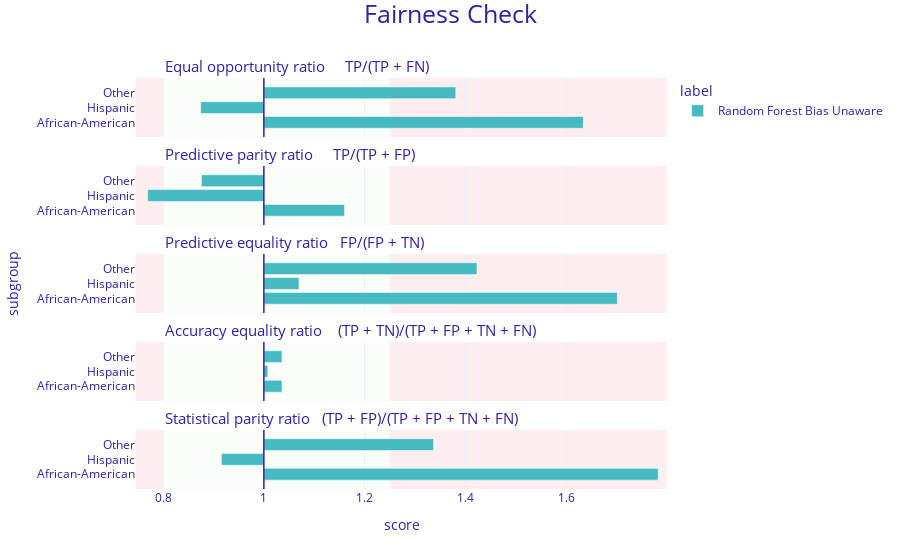

The code cell stored with this chart in its notebook:
### Code cell
mf_tree.plot()  # Same numbers from the fairness_check in a plot

### Figure 1 — Plotly figure (JSON) as saved in the notebook; plotly's stock layout.template omitted (floating-point values rounded to 4 significant figures)
{"data": [{"alignmentgroup": "True", "customdata": [["African-American", 1.634, "Random Forest Bias Unaware"], ["Hispanic", 0.875, "Random Forest Bias Unaware"], ["Other", 1.381, "Random Forest Bias Unaware"]], "hovertemplate": "<b>%{customdata[2]}</b><br>Subgroup: %{customdata[0]}<br>Score: %{customdata[1]}<br><extra></extra>", "legendgroup": "Random Forest Bias Unaware", "marker": {"color": "#46bac2", "pattern": {"shape": ""}}, "name": "Random Forest Bias Unaware", "offsetgroup": "Random Forest Bias Unaware", "orientation": "h", "showlegend": true, "textposition": "auto", "type": "bar", "x": [0.6339, -0.1253, 0.3808], "xaxis": "x5", "y": [0.25, 0.5, 0.75], "yaxis": "y5"}, {"alignmentgroup": "True", "customdata": [["African-American", 1.16, "Random Forest Bias Unaware"], ["Hispanic", 0.769, "Random Forest Bias Unaware"], ["Other", 0.876, "Random Forest Bias Unaware"]], "hovertemplate": "<b>%{customdata[2]}</b><br>Subgroup: %{customdata[0]}<br>Score: %{customdata[1]}<br><extra></extra>", "legendgroup": "Random Forest Bias Unaware", "marker": {"color": "#46bac2", "pattern": {"shape": ""}}, "name": "Random Forest Bias Unaware", "offsetgroup": "Random Forest Bias Unaware", "orientation": "h", "showlegend": false, "textposition": "auto", "type": "bar", "x": [0.1601, -0.2306, -0.1239], "xaxis": "x4", "y": [0.25, 0.5, 0.75], "yaxis": "y4"}, {"alignmentgroup": "True", "customdata": [["African-American", 1.701, "Random Forest Bias Unaware"], ["Hispanic", 1.07, "Random Forest Bias Unaware"], ["Other", 1.423, "Random Forest Bias Unaware"]], "hovertemplate": "<b>%{customdata[2]}</b><br>Subgroup: %{customdata[0]}<br>Score: %{customdata[1]}<br><extra></extra>", "legendgroup": "Random Forest Bias Unaware", "marker": {"color": "#46bac2", "pattern": {"shape": ""}}, "name": "Random Forest Bias Unaware", "offsetgroup": "Random Forest Bias Unaware", "orientation": "h", "showlegend": false, "textposition": "auto", "type": "bar", "x": [0.7015, 0.06965, 0.4229], "xaxis": "x3", "y": [0.25, 0.5, 0.75], "yaxis": "y3"}, {"alignmentgroup": "True", "customdata": [["African-American", 1.036, "Random Forest Bias Unaware"], ["Hispanic", 1.008, "Random Forest Bias Unaware"], ["Other", 1.036, "Random Forest Bias Unaware"]], "hovertemplate": "<b>%{customdata[2]}</b><br>Subgroup: %{customdata[0]}<br>Score: %{customdata[1]}<br><extra></extra>", "legendgroup": "Random Forest Bias Unaware", "marker": {"color": "#46bac2", "pattern": {"shape": ""}}, "name": "Random Forest Bias Unaware", "offsetgroup": "Random Forest Bias Unaware", "orientation": "h", "showlegend": false, "textposition": "auto", "type": "bar", "x": [0.03599, 0.007825, 0.03599], "xaxis": "x2", "y": [0.25, 0.5, 0.75], "yaxis": "y2"}, {"alignmentgroup": "True", "customdata": [["African-American", 1.782, "Random Forest Bias Unaware"], ["Hispanic", 0.916, "Random Forest Bias Unaware"], ["Other", 1.337, "Random Forest Bias Unaware"]], "hovertemplate": "<b>%{customdata[2]}</b><br>Subgroup: %{customdata[0]}<br>Score: %{customdata[1]}<br><extra></extra>", "legendgroup": "Random Forest Bias Unaware", "marker": {"color": "#46bac2", "pattern": {"shape": ""}}, "name": "Random Forest Bias Unaware", "offsetgroup": "Random Forest Bias Unaware", "orientation": "h", "showlegend": false, "textposition": "auto", "type": "bar", "x": [0.7825, -0.08421, 0.3368], "xaxis": "x", "y": [0.25, 0.5, 0.75], "yaxis": "y"}], "layout": {"annotations": [{"font": {"size": 15}, "showarrow": false, "text": "Statistical parity ratio   (TP + FP)/(TP + FP + TN + FN)", "x": 0.05, "xanchor": "left", "xref": "paper", "y": 0.144, "yanchor": "bottom", "yref": "paper"}, {"font": {"size": 15}, "showarrow": false, "text": "Accuracy equality ratio    (TP + TN)/(TP + FP + TN + FN)", "x": 0.05, "xanchor": "left", "xref": "paper", "y": 0.358, "yanchor": "bottom", "yref": "paper"}, {"font": {"size": 15}, "showarrow": false, "text": "Predictive equality ratio   FP/(FP + TN)", "x": 0.05, "xanchor": "left", "xref": "paper", "y": 0.572, "yanchor": "bottom", "yref": "paper"}, {"font": {"size": 15}, "showarrow": false, "text": "Predictive parity ratio     TP/(TP + FP)", "x": 0.05, "xanchor": "left", "xref": "paper", "y": 0.786, "yanchor": "bottom", "yref": "paper"}, {"font": {"size": 15}, "showarrow": false, "text": "Equal opportunity ratio     TP/(TP + FN)", "x": 0.05, "xanchor": "left", "xref": "paper", "y": 1, "yanchor": "bottom", "yref": "paper"}], "barmode": "group", "font": {"color": "#371ea3"}, "legend": {"title": {"text": "label"}, "tracegroupgap": 0}, "margin": {"b": 71, "r": 30, "t": 78}, "shapes": [{"fillcolor": "#f05a71", "layer": "below", "line": {"width": 0}, "opacity": 0.1, "type": "rect", "x0": 0.25, "x1": 0.8, "xref": "x", "y0": 0, "y1": 1, "yref": "y"}, {"fillcolor": "#f05a71", "layer": "below", "line": {"width": 0}, "opacity": 0.1, "type": "rect", "x0": -0.2537, "x1": -0.2, "xref": "x", "y0": 0, "y1": 1, "yref": "y"}, {"fillcolor": "#c7f5bf", "layer": "below", "line": {"width": 0}, "opacity": 0.1, "type": "rect", "x0": -0.2, "x1": 0.25, "xref": "x", "y0": 0, "y1": 1, "yref": "y"}, {"line": {"color": "#371ea3", "width": 1.5}, "type": "line", "x0": 0, "x1": 0, "xref": "x", "y0": 0, "y1": 1, "yref": "y"}, {"fillcolor": "#f05a71", "layer": "below", "line": {"width": 0}, "opacity": 0.1, "type": "rect", "x0": 0.25, "x1": 0.8, "xref": "x", "y0": 0, "y1": 1, "yref": "y2"}, {"fillcolor": "#f05a71", "layer": "below", "line": {"width": 0}, "opacity": 0.1, "type": "rect", "x0": -0.2537, "x1": -0.2, "xref": "x", "y0": 0, "y1": 1, "yref": "y2"}, {"fillcolor": "#c7f5bf", "layer": "below", "line": {"width": 0}, "opacity": 0.1, "type": "rect", "x0": -0.2, "x1": 0.25, "xref": "x", "y0": 0, "y1": 1, "yref": "y2"}, {"line": {"color": "#371ea3", "width": 1.5}, "type": "line", "x0": 0, "x1": 0, "xref": "x", "y0": 0, "y1": 1, "yref": "y2"}, {"fillcolor": "#f05a71", "layer": "below", "line": {"width": 0}, "opacity": 0.1, "type": "rect", "x0": 0.25, "x1": 0.8, "xref": "x", "y0": 0, "y1": 1, "yref": "y3"}, {"fillcolor": "#f05a71", "layer": "below", "line": {"width": 0}, "opacity": 0.1, "type": "rect", "x0": -0.2537, "x1": -0.2, "xref": "x", "y0": 0, "y1": 1, "yref": "y3"}, {"fillcolor": "#c7f5bf", "layer": "below", "line": {"width": 0}, "opacity": 0.1, "type": "rect", "x0": -0.2, "x1": 0.25, "xref": "x", "y0": 0, "y1": 1, "yref": "y3"}, {"line": {"color": "#371ea3", "width": 1.5}, "type": "line", "x0": 0, "x1": 0, "xref": "x", "y0": 0, "y1": 1, "yref": "y3"}, {"fillcolor": "#f05a71", "layer": "below", "line": {"width": 0}, "opacity": 0.1, "type": "rect", "x0": 0.25, "x1": 0.8, "xref": "x", "y0": 0, "y1": 1, "yref": "y4"}, {"fillcolor": "#f05a71", "layer": "below", "line": {"width": 0}, "opacity": 0.1, "type": "rect", "x0": -0.2537, "x1": -0.2, "xref": "x", "y0": 0, "y1": 1, "yref": "y4"}, {"fillcolor": "#c7f5bf", "layer": "below", "line": {"width": 0}, "opacity": 0.1, "type": "rect", "x0": -0.2, "x1": 0.25, "xref": "x", "y0": 0, "y1": 1, "yref": "y4"}, {"line": {"color": "#371ea3", "width": 1.5}, "type": "line", "x0": 0, "x1": 0, "xref": "x", "y0": 0, "y1": 1, "yref": "y4"}, {"fillcolor": "#f05a71", "layer": "below", "line": {"width": 0}, "opacity": 0.1, "type": "rect", "x0": 0.25, "x1": 0.8, "xref": "x", "y0": 0, "y1": 1, "yref": "y5"}, {"fillcolor": "#f05a71", "layer": "below", "line": {"width": 0}, "opacity": 0.1, "type": "rect", "x0": -0.2537, "x1": -0.2, "xref": "x", "y0": 0, "y1": 1, "yref": "y5"}, {"fillcolor": "#c7f5bf", "layer": "below", "line": {"width": 0}, "opacity": 0.1, "type": "rect", "x0": -0.2, "x1": 0.25, "xref": "x", "y0": 0, "y1": 1, "yref": "y5"}, {"line": {"color": "#371ea3", "width": 1.5}, "type": "line", "x0": 0, "x1": 0, "xref": "x", "y0": 0, "y1": 1, "yref": "y5"}], "title": {"font": {"size": 25}, "text": "Fairness Check", "x": 0.5, "y": 0.99}, "xaxis": {"anchor": "y", "domain": [0, 1], "range": [-0.2537, 0.8], "ticktext": [0.6, 0.8, 1, 1.2, 1.4, 1.6, 1], "tickvals": [-0.4, -0.2, 0, 0.2, 0.4, 0.6, 0], "title": {"text": "score"}}, "xaxis2": {"anchor": "y2", "domain": [0, 1], "matches": "x", "range": [-0.2537, 0.8], "showticklabels": false, "ticktext": [0.6, 0.8, 1, 1.2, 1.4, 1.6, 1], "tickvals": [-0.4, -0.2, 0, 0.2, 0.4, 0.6, 0]}, "xaxis3": {"anchor": "y3", "domain": [0, 1], "matches": "x", "range": [-0.2537, 0.8], "showticklabels": false, "ticktext": [0.6, 0.8, 1, 1.2, 1.4, 1.6, 1], "tickvals": [-0.4, -0.2, 0, 0.2, 0.4, 0.6, 0]}, "xaxis4": {"anchor": "y4", "domain": [0, 1], "matches": "x", "range": [-0.2537, 0.8], "showticklabels": false, "ticktext": [0.6, 0.8, 1, 1.2, 1.4, 1.6, 1], "tickvals": [-0.4, -0.2, 0, 0.2, 0.4, 0.6, 0]}, "xaxis5": {"anchor": "y5", "domain": [0, 1], "matches": "x", "range": [-0.2537, 0.8], "showticklabels": false, "ticktext": [0.6, 0.8, 1, 1.2, 1.4, 1.6, 1], "tickvals": [-0.4, -0.2, 0, 0.2, 0.4, 0.6, 0]}, "yaxis": {"anchor": "x", "domain": [0, 0.144], "range": [0, 1], "showgrid": false, "ticktext": ["African-American", "Hispanic", "Other"], "tickvals": [0.25, 0.5, 0.75], "title": {"text": ""}, "zeroline": false}, "yaxis2": {"anchor": "x2", "domain": [0.214, 0.358], "matches": "y", "range": [0, 1], "showgrid": false, "ticktext": ["African-American", "Hispanic", "Other"], "tickvals": [0.25, 0.5, 0.75], "title": {"text": ""}, "zeroline": false}, "yaxis3": {"anchor": "x3", "domain": [0.428, 0.572], "matches": "y", "range": [0, 1], "showgrid": false, "ticktext": ["African-American", "Hispanic", "Other"], "tickvals": [0.25, 0.5, 0.75], "title": {"text": "subgroup"}, "zeroline": false}, "yaxis4": {"anchor": "x4", "domain": [0.642, 0.786], "matches": "y", "range": [0, 1], "showgrid": false, "ticktext": ["African-American", "Hispanic", "Other"], "tickvals": [0.25, 0.5, 0.75], "title": {"text": ""}, "zeroline": false}, "yaxis5": {"anchor": "x5", "domain": [0.856, 1], "matches": "y", "range": [0, 1], "showgrid": false, "ticktext": ["African-American", "Hispanic", "Other"], "tickvals": [0.25, 0.5, 0.75], "title": {"text": ""}, "zeroline": false}}}
